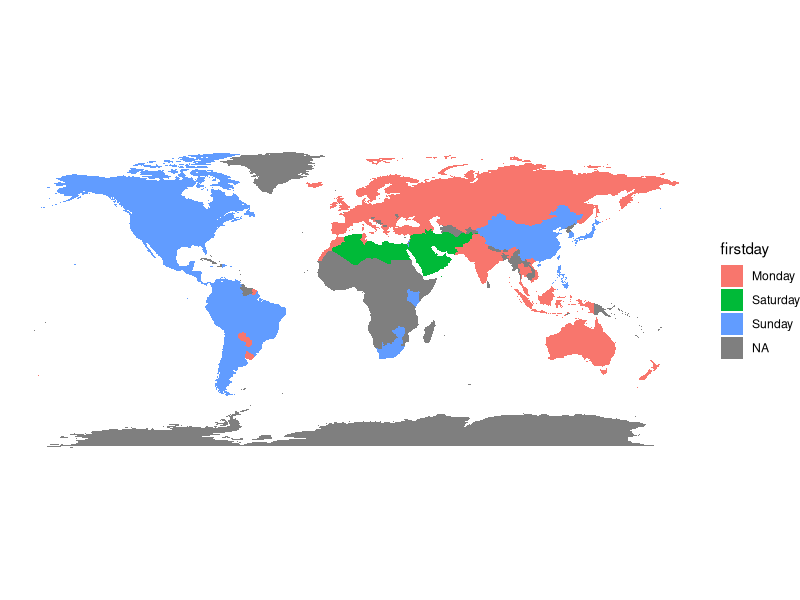
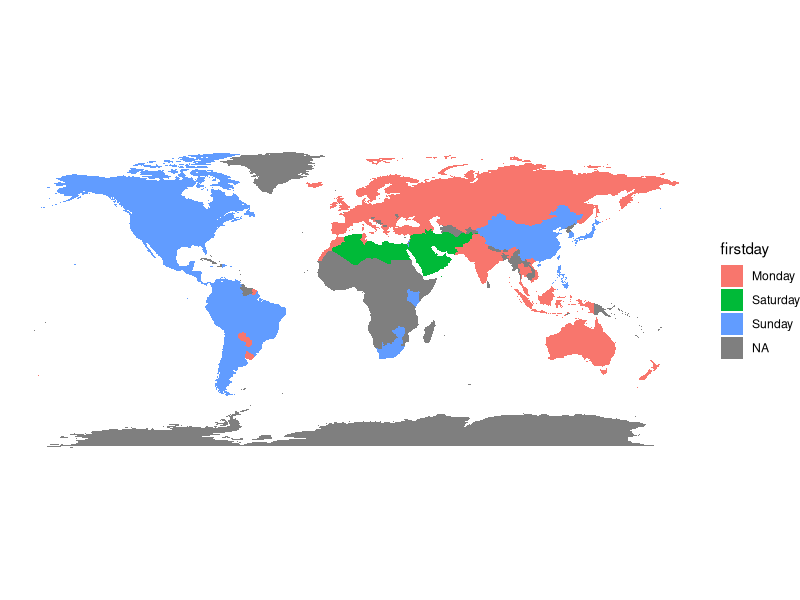

Write R code to recreate these figures, in order.
## Problem 19
## https://lucidmanager.org/euler-problem-19

dates <- seq.Date(as.Date("1901-01-01"), as.Date("2000-12-31"), "days")
days <- rep(1:7, length.out = length(dates))
answer <- sum(days[substr(dates, 9, 10) == "01"] == 1)
print(answer)

library(lubridate, quietly = TRUE)
answer <- sum(wday(dates[substr(dates, 9, 10) == "01"]) == 1)
print(answer)

week.day <- 0
answer <- 0
for (y in 1901:2000) {
    for (m in 1:12) {
        max.day <- 31
        if (m %in% c(4, 6, 9, 11))
            max.day <- 30
        if (m == 2) {
            if (y%%4 == 0 & y%%100 != 0 | y%%400 == 0)
                max.day <- 29
            else
                max.day <- 28
            }
        for (d in 1:max.day) {
            week.day <- week.day + 1
            if (week.day == 8) week.day <- 1
            if (week.day == 1 & d == 1) answer <- answer + 1
        }
    }
}
print(answer)

library(tidyverse)
firstday <- read_csv("Data/FirstDay.csv")
world <- map_data(map = "world")
full_join(world, firstday) %>%
    ggplot(aes(long, lat, group = group, fill = firstday)) +
    geom_polygon() +
    theme_void() +
    coord_fixed()
ggsave("Images/DayoftheWeek.png", dpi = 300)
